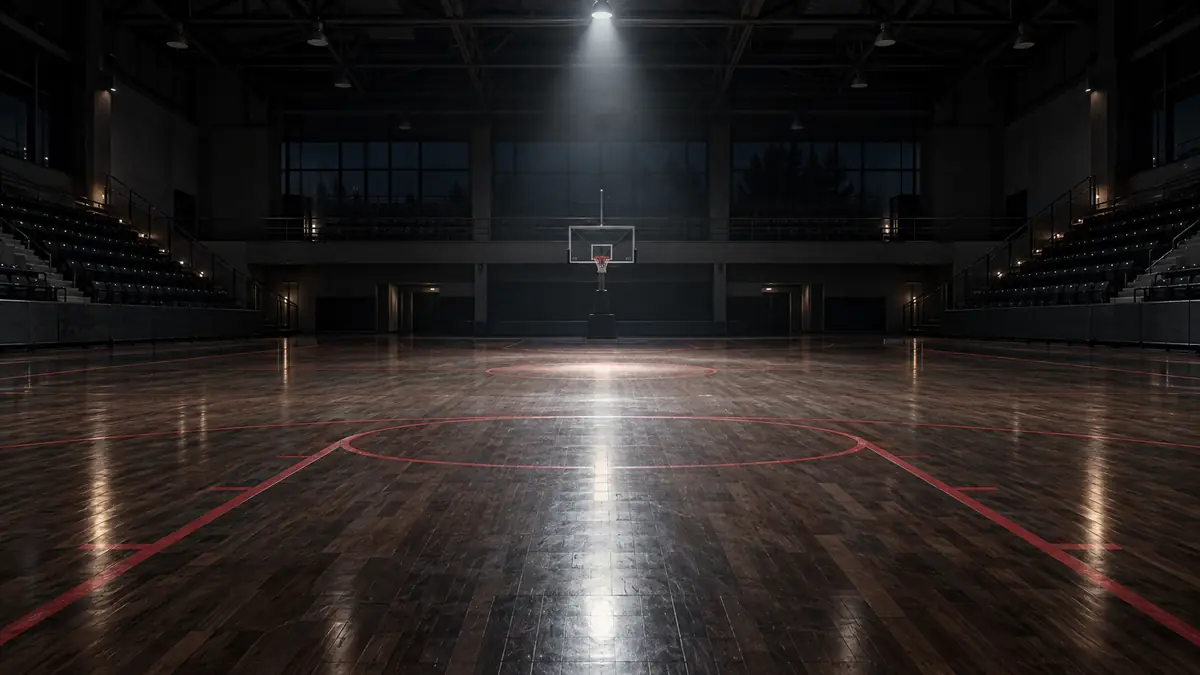
#> input picture frontend/src/assets/brand/arena.webp, 1200 x 675 px; its folder holds only this picture in this run
$ python -i render_v3.py   (imports and definitions only)
#> lines starting #> are read from the running program, lines starting #| are printed output that depends on the picture
#> (reads packages/digital-design/tokens.json from the repository)
"""Brandbook compositions, JSON data only. Feed geometry follows rdzen-v6/stroj-b.
Native Story/square/landscape coordinates are explicit adaptations requiring review.
References and their hashes live in references/; version 2 stays immutable.
"""
import math, re
from pathlib import Path
from PIL import Image, ImageChops
from poster import C, el, width, FONTS
import motyw as M, material as MAT, sym, kit
from render import text, wrap, display, mark, photo, date_parts, LayoutError
NAVY_D='#0B1E55'; NAVY_P='#0E2770'; MUT_B='#AFC0EE'
# Default material of the poster (reference publication 18.10.2026): the three-point arc of the hall.
POSTER_HALL=Path(__file__).resolve().parents[1]/'backgrounds'/'09-luk-za-trzy.png'

# [17 lines left out: functions grid, ribbon, rival, not called in this run]

def logo_ground(im):
    """Plate colour and content box of a logo: transparent logos sit on white, a flat JPG background is kept as the plate."""
    alpha=im.getchannel('A')
    if alpha.getextrema()[0]<250:return (255,255,255),alpha.point(lambda v:255 if v>16 else 0).getbbox()
    rgb=im.convert('RGB');px=rgb.load();w,h=rgb.size
    edge=[px[x,y] for x in range(0,w,max(1,w//60)) for y in (0,h-1)]+[px[x,y] for y in range(0,h,max(1,h//60)) for x in (0,w-1)]
    mid=tuple(sorted(c[i] for c in edge)[len(edge)//2] for i in range(3))
    if sum(sum(abs(c[i]-mid[i]) for i in range(3))<=48 for c in edge)<.9*len(edge):return (255,255,255),None
    return mid,ImageChops.difference(rgb,Image.new('RGB',rgb.size,mid)).convert('L').point(lambda v:255 if v>32 else 0).getbbox()

# [59 lines left out: functions rival_logo, foundation, foot, mini_header, metadata, not called in this run]

def venue_caps(value):
    """Venue in capitals keeps the brand spelling of KOSiR and CESiR."""
    return re.sub(r'\b(KOS|CES)IR\b',lambda m:m.group(1)+'iR',str(value or '').upper())

# Poster geometry per native format: mark (centre y, height), headline and score (baseline, size),
# chevron y, hero numbers (x offsets, baseline), quarters y (story only) and the meta line y.
POSTER_LAYOUT={
    'feed':{'mark':(215,210),'head':(560,200),'score':(822,290),'chev':860,'stats':((0,360),1045),'meta':1136},
    'story':{'mark':(420,210),'head':(790,200),'score':(1045,290),'chev':1070,'quarters':1190,'stats':((0,360),1475),'meta':1600},
    'square':{'mark':(170,150),'head':(430,160),'score':(640,210),'chev':None,'stats':((0,330),790),'meta':868},
    'landscape':{'mark':(205,190),'head':(530,190),'score':(785,270),'chev':385,'stats':((882,882),(575,775)),'meta':850},
}

# [257 lines left out: functions poster, result, announcement, band_label, jersey, lineup and 8 more, not called in this run]

def lettering_width(s,size):
    g,_=M.Z.lettering(s,size);return g.bounds[2]-g.bounds[0]

# [54 lines left out: functions news_cover, extension, not called in this run]

GREY_INK='#4B4741'; CREAM='#EFEBE3'

# [58 lines left out: functions stats_paper, compose, not called in this run]

>>> import cv2
>>> picture = cv2.imread('../../../frontend/src/assets/brand/arena.webp', cv2.IMREAD_GRAYSCALE)
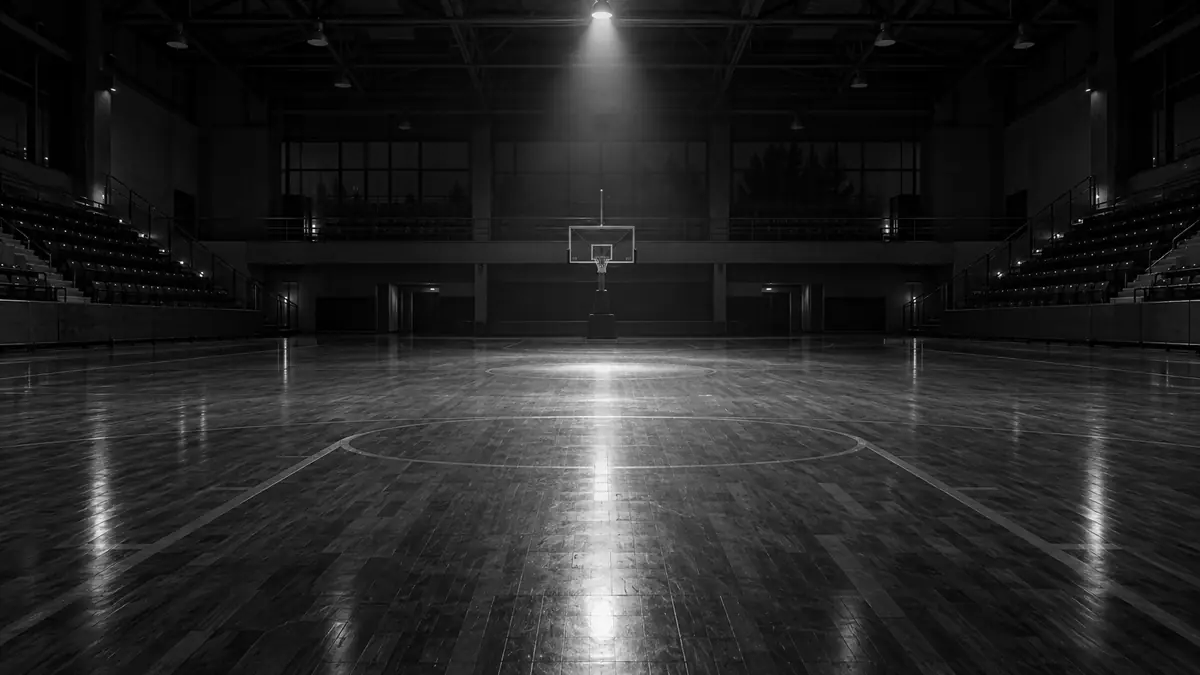
#> picture: shape (675, 1200); min 0, max 255, mean 37.1
#> (the run stopped early here; a loop or call above may not have finished)
